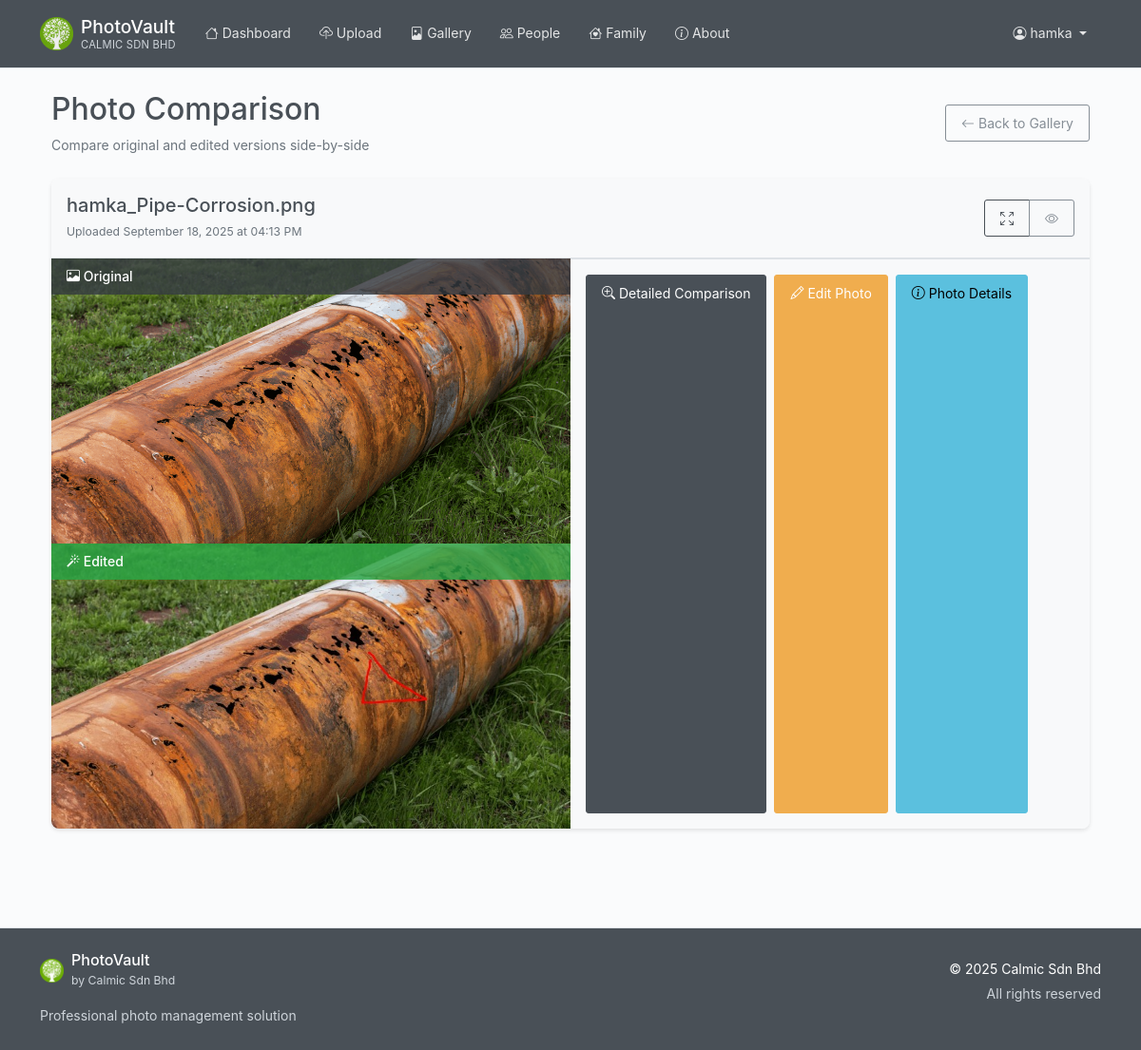
Page /photos/compare (signed in) on the committed database.
### photovault/models/__init__.py (models this page shows, shortened)
class User(UserMixin, db.Model):
    id = db.Column(db.Integer, primary_key=True)
    username = db.Column(db.String(80), unique=True, nullable=False)
    email = db.Column(db.String(120), unique=True, nullable=False)
    password_hash = db.Column(db.String(255), nullable=False)
    created_at = db.Column(db.DateTime, default=datetime.utcnow)
    is_active = db.Column(db.Boolean, default=True)
    is_admin = db.Column(db.Boolean, default=False, nullable=False)
    is_superuser = db.Column(db.Boolean, default=False, nullable=False)
    photos = db.relationship('Photo', backref='user', lazy=True, cascade='all, delete-orphan')
    albums = db.relationship('Album', backref='user', lazy=True, cascade='all, delete-orphan')
    people = db.relationship('Person', backref='user', lazy=True, cascade='all, delete-orphan')

class Photo(db.Model):
    id = db.Column(db.Integer, primary_key=True)
    filename = db.Column(db.String(255), nullable=False)
    original_name = db.Column(db.String(255), nullable=False)
    file_path = db.Column(db.String(500), nullable=False)
    thumbnail_path = db.Column(db.String(500))
    file_size = db.Column(db.Integer)
    width = db.Column(db.Integer)
    height = db.Column(db.Integer)
    mime_type = db.Column(db.String(100))
    upload_source = db.Column(db.String(50), default='file')  # 'file' or 'camera'
    created_at = db.Column(db.DateTime, default=datetime.utcnow)
    updated_at = db.Column(db.DateTime, default=datetime.utcnow, onupdate=datetime.utcnow)
    user_id = db.Column(db.Integer, db.ForeignKey('user.id'), nullable=False)
    album_id = db.Column(db.Integer, db.ForeignKey('album.id'), nullable=True)
    photo_date = db.Column(db.Date)           # Best guess at actual photo date
    date_text = db.Column(db.String(100))     # Text like "Summer 1987", "Christmas 1985"
    date_circa = db.Column(db.Boolean, nullable=False, default=False)  # True if date is approximate
    location_text = db.Column(db.String(200))  # "Grandma's house", "School playground"
    occasion = db.Column(db.String(200))       # "Wedding day", "Birthday party"
    condition = db.Column(db.String(50))       # "Excellent", "Faded", "Torn", "Stained"
    photo_source = db.Column(db.String(100))   # "Family album", "Shoebox", "Frame"
    back_text = db.Column(db.Text)             # Text written on back of photo
    needs_restoration = db.Column(db.Boolean, nullable=False, default=False)
    auto_enhanced = db.Column(db.Boolean, nullable=False, default=False)
    processing_notes = db.Column(db.Text)
    edited_filename = db.Column(db.String(255))  # Stores the filename of the edited image
    paired_photo_id = db.Column(db.Integer, db.ForeignKey('photo.id'))
    is_back_side = db.Column(db.Boolean, nullable=False, default=False)
    people = db.relationship('Person', secondary='photo_people', lazy='subquery',
                           backref=db.backref('photos', lazy=True, overlaps="photo_people_records"),
                           overlaps="photo_people_records")
    photo_people_records = db.relationship('PhotoPerson', back_populates='photo', overlaps="people,photos")

### photovault/routes/gallery.py (the view)
@gallery_bp.route('/photos/compare')
@login_required
def compare_photos():
    try:
        from photovault.models import Photo
        page = request.args.get('page', 1, type=int)
        photos = Photo.query.filter_by(user_id=current_user.id)\
                          .filter(Photo.edited_filename.isnot(None))\
                          .order_by(Photo.created_at.desc())\
                          .paginate(page=page, per_page=6, error_out=False)
    except Exception as e:
        photos = None
        flash('Photo database not ready.', 'info')
    return render_template('gallery/compare.html', photos=photos)

### photovault/templates/gallery/compare.html (shortened to what this page needs)
{% extends "base.html" %}
{% block content %}
<div class="container mt-4">
    <div class="d-flex justify-content-between align-items-center mb-4">
        <div>
            <h2> Photo Comparison</h2>
            <p class="text-muted mb-0">Compare original and edited versions side-by-side</p>
        </div>
        <div>
            <a href="{{ url_for('gallery.photos') }}" class="btn btn-outline-secondary">
                <i class="bi bi-arrow-left"></i> Back to Gallery
            </a>
        </div>
    </div>
    {% if photos and photos.items %}
        <div class="row">
            {% for photo in photos.items %}
            <div class="col-12 mb-4">
                <div class="comparison-item">
                    <div class="comparison-header">
                        <div class="d-flex justify-content-between align-items-center">
                            <div>
                                <h5 class="mb-1">{{ photo.original_name }}</h5>
                                <small class="text-muted">
                                    Uploaded {{ photo.created_at.strftime('%B %d, %Y at %I:%M %p') }}
                                </small>
                            </div>
                            <div class="btn-group" role="group">
                                <a href="{{ url_for('gallery.compare_single_photo', photo_id=photo.id) }}"
                                   class="btn btn-sm btn-outline-primary" title="Full comparison view">
                                    <i class="bi bi-arrows-fullscreen"></i>
                                </a>
                                <a href="{{ url_for('gallery.view_photo', photo_id=photo.id) }}"
                                   class="btn btn-sm btn-outline-secondary" title="View photo details">
                                    <i class="bi bi-eye"></i>
                                </a>
                            </div>
                        </div>
                    </div>
                    <div class="comparison-images">
                        <div class="image-side original">
                            <div class="image-label">
                                <i class="bi bi-image"></i> Original
                            </div>
                            <img src="{{ url_for('gallery.uploaded_file', user_id=photo.user_id, filename=photo.filename) }}"
                                 alt="{{ photo.original_name }} - Original"
                                 class="comparison-image"
                                 onclick="viewFullSize('{{ url_for('gallery.uploaded_file', user_id=photo.user_id, filename=photo.filename) }}', '{{ photo.original_name }} - Original')")
                        </div>
                        <div class="image-side edited">
                            <div class="image-label">
                                <i class="bi bi-magic"></i> Edited
                            </div>
                            {% if photo.edited_filename %}
                                <img src="{{ url_for('gallery.uploaded_file', user_id=photo.user_id, filename=photo.edited_filename) }}"
                                     alt="{{ photo.original_name }} - Edited"
                                     class="comparison-image"
                                     onclick="viewFullSize('{{ url_for('gallery.uploaded_file', user_id=photo.user_id, filename=photo.edited_filename) }}', '{{ photo.original_name }} - Edited')">
                            {% endif %}
                        </div>
                    </div>
                    <div class="comparison-actions">
                        <a href="{{ url_for('gallery.compare_single_photo', photo_id=photo.id) }}"
                           class="btn btn-primary btn-sm">
                            <i class="bi bi-zoom-in"></i> Detailed Comparison
                        </a>
                        <a href="{{ url_for('main.edit_photo', photo_id=photo.id) }}"
                           class="btn btn-warning btn-sm">
                            <i class="bi bi-pencil"></i> Edit Photo
                        </a>
                        <a href="{{ url_for('gallery.view_photo', photo_id=photo.id) }}"
                           class="btn btn-info btn-sm">
                            <i class="bi bi-info-circle"></i> Photo Details
                        </a>
                    </div>
                </div>
            </div>
            {% endfor %}
        </div>
    {% endif %}
</div>
{% endblock %}

### photovault/templates/base.html (shortened to what this page needs)
<!DOCTYPE html>
<html lang="en">
<head>
    <link href="https://cdn.jsdelivr.net/npm/bootstrap@5.1.3/dist/css/bootstrap.min.css" rel="stylesheet"
>
    <link rel="stylesheet" href="https://cdn.jsdelivr.net/npm/bootstrap-icons@1.11.3/font/bootstrap-icons.css">
    <link rel="stylesheet" href="{{ url_for('static', filename='css/style.css') }}">
</head>
<body>
    <nav class="navbar navbar-expand-lg navbar-dark" role="navigation" aria-label="Main navigation">
        <div class="container">
            <a class="navbar-brand d-flex align-items-center" href="{{ url_for('main.index') }}" aria-label="PhotoVault Home">
                <div class="logo-container me-2 d-flex align-items-center">
                    <img src="{{ url_for('static', filename='img/calmic-logo.png') }}"
                         alt="Calmic Logo"
                         height="35"
                         class="logo-img"
                         onload="this.parentNode.querySelector('.logo-fallback').style.display='none';"
                         onerror="this.style.display='none'; this.parentNode.querySelector('.logo-fallback').style.display='flex';">
                </div>
                <div class="brand-text">
                    <div class="brand-name">{{ app_title if app_title else 'PhotoVault' }}</div>
                    <div class="company-name">{{ company_info.name if company_info else 'Calmic Sdn Bhd' }}</div>
                </div>
            </a>
            <div class="collapse navbar-collapse" id="navbarNav">
                {% if current_user.is_authenticated %}
                <div class="navbar-nav me-auto">
                    <a class="nav-link {{ 'active' if request.endpoint == 'main.dashboard' }}"
                       href="{{ url_for('main.dashboard') }}" aria-current="{% if request.endpoint == 'main.dashboard' %}page{% endif %}">
                        <i class="bi bi-house" aria-hidden="true"></i> Dashboard
                    </a>
                    <a class="nav-link {{ 'active' if request.endpoint == 'photo.upload_photo' }}"
                       href="/upload" aria-current="{% if request.endpoint == 'photo.upload_photo' %}page{% endif %}">
                        <i class="bi bi-cloud-upload" aria-hidden="true"></i> Upload
                    </a>
                    <a class="nav-link"
                       href="/gallery" aria-current="page">
                        <i class="bi bi-file-image" aria-hidden="true"></i> Gallery
                    </a>
                    <a class="nav-link {{ 'active' if request.endpoint == 'main.people' }}"
                       href="{{ url_for('main.people') }}" aria-current="{% if request.endpoint == 'main.people' %}page{% endif %}">
                        <i class="bi bi-people" aria-hidden="true"></i> People
                    </a>
                    <a class="nav-link {{ 'active' if request.endpoint and request.endpoint.startswith('family.') }}"
                       href="{{ url_for('family.index') }}" aria-current="{% if request.endpoint and request.endpoint.startswith('family.') %}page{% endif %}">
                        <i class="bi bi-house-heart" aria-hidden="true"></i> Family
                    </a>
                    <a class="nav-link {{ 'active' if request.endpoint == 'main.about' }}"
                       href="{{ url_for('main.about') }}" aria-current="{% if request.endpoint == 'main.about' %}page{% endif %}">
                        <i class="bi bi-info-circle" aria-hidden="true"></i> About
                    </a>
                </div>
                <div class="navbar-nav ms-auto">
                    <div class="nav-item dropdown">
                        <a class="nav-link dropdown-toggle" href="#" id="userDropdown" role="button"
                           data-bs-toggle="dropdown" aria-expanded="false" aria-label="User menu for {{ current_user.username }}">
                            <i class="bi bi-person-circle" aria-hidden="true"></i>
                            <span class="d-none d-sm-inline">{{ current_user.username }}</span>
                        </a>
                    </div>
                </div>
                {% endif %}
            </div>
        </div>
    </nav>
    <main class="container my-4" id="main-content" role="main">
        {% block content %}{% endblock %}
    </main>
    <footer class="py-4 mt-5" role="contentinfo">
        <div class="container">
            <div class="row">
                <div class="col-md-6 mb-3 mb-md-0">
                    <div class="d-flex align-items-center mb-3">
                        <div class="footer-logo-container me-2 d-flex align-items-center">
                            <img src="{{ url_for('static', filename='img/calmic-logo.png') }}"
                                 alt="Calmic Logo"
                                 height="25"
                                 class="footer-logo-img"
                                 onload="this.parentNode.querySelector('.footer-logo-fallback').style.display='none';"
                                 onerror="this.style.display='none'; this.parentNode.querySelector('.footer-logo-fallback').style.display='flex';">
                        </div>
                        <div>
                            <h6 class="mb-0">{{ app_title if app_title else 'PhotoVault' }}</h6>
                            <small class="text-muted">by {{ company_info.name if company_info else 'Calmic Sdn Bhd' }}</small>
                        </div>
                    </div>
                    <p class="text-muted mb-0">Professional photo management solution</p>
                </div>
                <div class="col-md-6 text-md-end">
                    <p class="mb-1">{{ company_copyright if company_copyright else '© 2025 Calmic Sdn Bhd' }}</p>
                    <p class="text-muted mb-0">All rights reserved</p>
                </div>
            </div>
        </div>
    </footer>
</body>
</html>

### rows in the picture
User: username "hamka"
Photo: original_name "hamka_Pipe-Corrosion.png", created_at "September 18, 2025 at 04:13 PM", user+filename (picture), user+edited_filename (picture)

### other values in the picture
{{ app_title if app_title else 'PhotoVault' }} "PhotoVault"
{{ company_info.name if company_info else 'Calmic Sdn Bhd' }} "CALMIC SDN BHD"
{{ company_info.name if company_info else 'Calmic Sdn Bhd' }} "Calmic Sdn Bhd"
{{ company_copyright if company_copyright else '© 2025 Calmic Sdn Bhd' }} "© 2025 Calmic Sdn Bhd"
